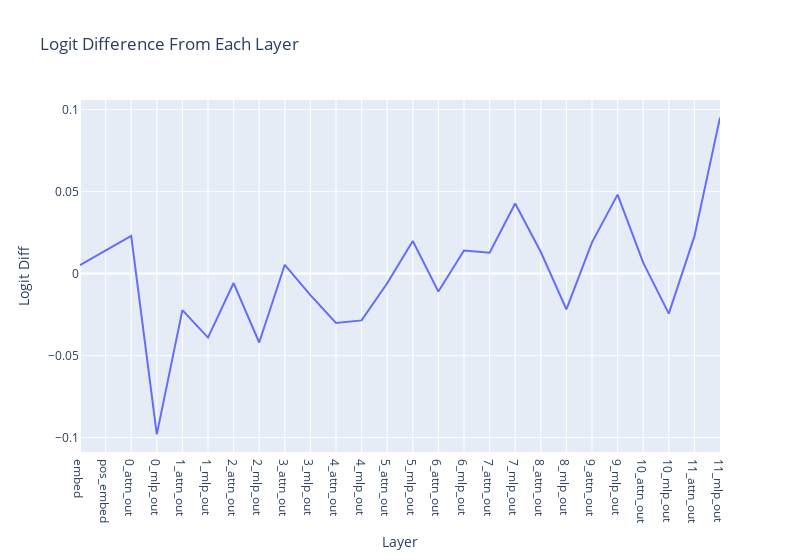

Notebook cell for this chart:
### Markdown cell above
snh question: what is "this is equivalent to the differences between adjacent residual streams"

We can repeat the above analysis but for each layer (this is equivalent to the differences between adjacent residual streams)

Note: Annoying terminology overload - layer k of a transformer means the kth **transformer block**, but each block consists of an **attention layer** (to move information around) *and* an **MLP layer** (to process information).

### Code cell
per_layer_residual, labels = cache.decompose_resid(layer=-1, pos_slice=-1, return_labels=True)
per_layer_logit_diffs = residual_stack_to_logit_diff(per_layer_residual, cache)

line(
    per_layer_logit_diffs,
    hovermode="x unified",
    title="Logit Difference From Each Layer",
    labels={"x": "Layer", "y": "Logit Diff"},
    xaxis_tickvals=labels,
    width=800,
)

### Figure 1 — Plotly figure (JSON) as saved in the notebook; plotly's stock layout.template omitted (floating-point values rounded to 4 significant figures)
{"data": [{"hovertemplate": "Layer=%{x}<br>Logit Diff=%{y}<extra></extra>", "legendgroup": "", "line": {"color": "#636efa", "dash": "solid"}, "marker": {"symbol": "circle"}, "mode": "lines", "name": "", "orientation": "v", "showlegend": false, "type": "scatter", "x": [0, 1, 2, 3, 4, 5, 6, 7, 8, 9, 10, 11, 12, 13, 14, 15, 16, 17, 18, 19, 20, 21, 22, 23, 24, 25], "xaxis": "x", "y": [0.00516, 0.01418, 0.02305, -0.09803, -0.02228, -0.039, -0.005757, -0.04202, 0.005377, -0.0131, -0.03008, -0.02852, -0.005892, 0.01987, -0.01096, 0.0141, 0.01272, 0.04276, 0.01316, -0.02186, 0.01906, 0.04816, 0.006658, -0.02438, 0.02269, 0.09511], "yaxis": "y"}], "layout": {"hovermode": "x unified", "legend": {"tracegroupgap": 0}, "title": {"text": "Logit Difference From Each Layer"}, "width": 800, "xaxis": {"anchor": "y", "domain": [0, 1], "tickmode": "array", "ticktext": ["embed", "pos_embed", "0_attn_out", "0_mlp_out", "1_attn_out", "1_mlp_out", "2_attn_out", "2_mlp_out", "3_attn_out", "3_mlp_out", "4_attn_out", "4_mlp_out", "5_attn_out", "5_mlp_out", "6_attn_out", "6_mlp_out", "7_attn_out", "7_mlp_out", "8_attn_out", "8_mlp_out", "9_attn_out", "9_mlp_out", "10_attn_out", "10_mlp_out", "11_attn_out", "11_mlp_out"], "tickvals": [0, 1, 2, 3, 4, 5, 6, 7, 8, 9, 10, 11, 12, 13, 14, 15, 16, 17, 18, 19, 20, 21, 22, 23, 24, 25], "title": {"text": "Layer"}}, "yaxis": {"anchor": "x", "domain": [0, 1], "title": {"text": "Logit Diff"}}}}
